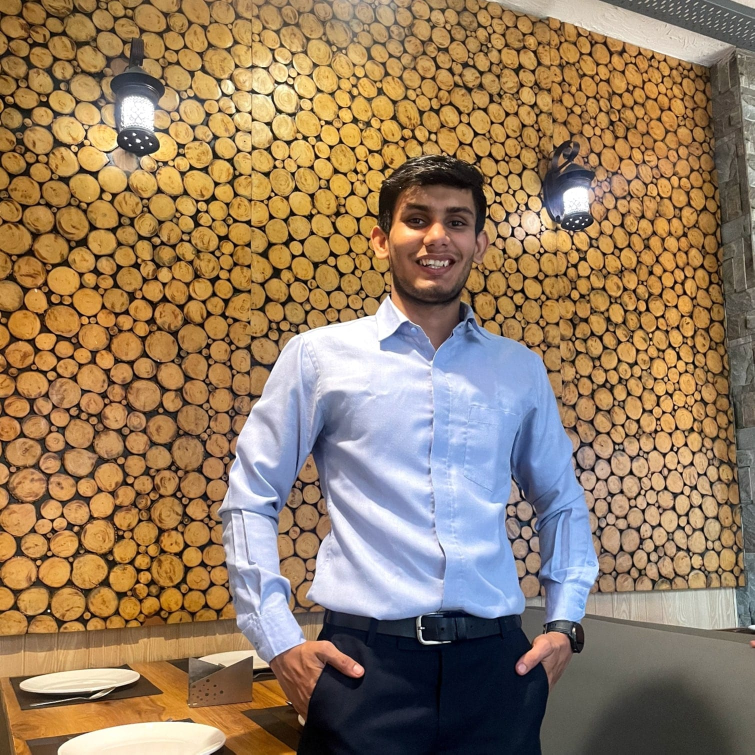
#> input picture tarun.jpeg, 1509 x 1509 px (shown at 1/2 size)
$ python opencv_Day_15.py
#> lines starting #> are read from the running program, lines starting #| are printed output that depends on the picture; after the words box and inside, x2 and y2 are one past the last pixel; in counts of white or black regions, pixels touching at a corner belong together
# Importing necessary libraries
import numpy as np
import cv2

# Function to be called when the trackbar positions change
def nothing(x):
    pass

# Create a named window with trackbars
cv2.namedWindow('Trackbar')

# Create trackbars for adjusting the lower and upper bounds of the HSV color space
cv2.createTrackbar('L_H', 'Trackbar', 0, 255, nothing)
#> slider 'L_H' is set to 51
cv2.createTrackbar('L_S', 'Trackbar', 0, 255, nothing)
#> slider 'L_S' is set to 51
cv2.createTrackbar('L_V', 'Trackbar', 0, 255, nothing)
#> slider 'L_V' is set to 51
cv2.createTrackbar('U_H', 'Trackbar', 255, 255, nothing)
cv2.createTrackbar('U_S', 'Trackbar', 255, 255, nothing)
cv2.createTrackbar('U_V', 'Trackbar', 255, 255, nothing)

# Main loop for continuously updating the image based on trackbar positions
while True:
    # Read the image
    img = cv2.imread('tarun.jpeg')
#> img is the input picture: shape (1509, 1509, 3); mean B, G, R 97.3, 123.5, 147.8
    # Resize the image to a smaller size (255x255 pixels)
    img = cv2.resize(img, (255, 255))
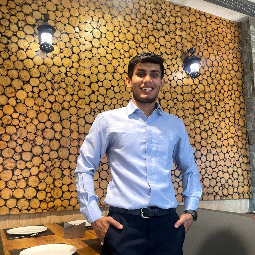
#> img: shape (255, 255, 3); mean B, G, R 97.2, 123.4, 147.7
    # Convert the image to the HSV color space
    hsv = cv2.cvtColor(img, cv2.COLOR_BGR2HSV)
#> hsv: shape (255, 255, 3); mean H, S, V 38.8, 118.8, 157

    # Get the current positions of the trackbars
    L_H = cv2.getTrackbarPos('L_H', 'Trackbar')
    L_S = cv2.getTrackbarPos('L_S', 'Trackbar')
    L_V = cv2.getTrackbarPos('L_V', 'Trackbar')
    U_H = cv2.getTrackbarPos('U_H', 'Trackbar')
    U_S = cv2.getTrackbarPos('U_S', 'Trackbar')
    U_V = cv2.getTrackbarPos('U_V', 'Trackbar')

    # Define the lower and upper bounds of the HSV color range
    lower_color = np.array([L_H, L_S, L_V])
    upper_color = np.array([U_H, U_S, U_V])

    # Create a mask to isolate the color range
    mask = cv2.inRange(hsv, lower_color, upper_color)
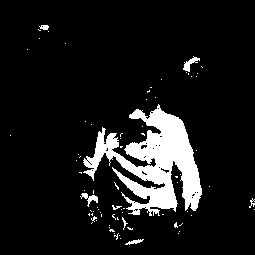
#> mask: shape (255, 255); 9.9% white; 76 white regions (68 under 20 px), largest, box (x1, y1, x2, y2) and area: (83, 104, 202, 216) 5854, (183, 56, 200, 72) 104, (80, 193, 98, 207) 97

    # Apply the mask to the original image using bitwise AND operation
    res = cv2.bitwise_and(img, img, mask=mask)
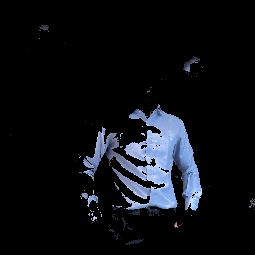
#> res: shape (255, 255, 3); mean B, G, R 19.4, 15, 12.9

    # Display the original image, the mask, and the result
    cv2.imshow('original_frame', img)
    cv2.imshow('mask_frame', mask)
    cv2.imshow('result_frame', res)

    # Wait for a key event (Escape key) to break out of the loop
    key = cv2.waitKey(1)
#> (key Esc is pressed here)
    if key == 27:
        break

# Close all OpenCV windows
cv2.destroyAllWindows()

$ run again, with nitin.jpeg copied over tarun.jpeg
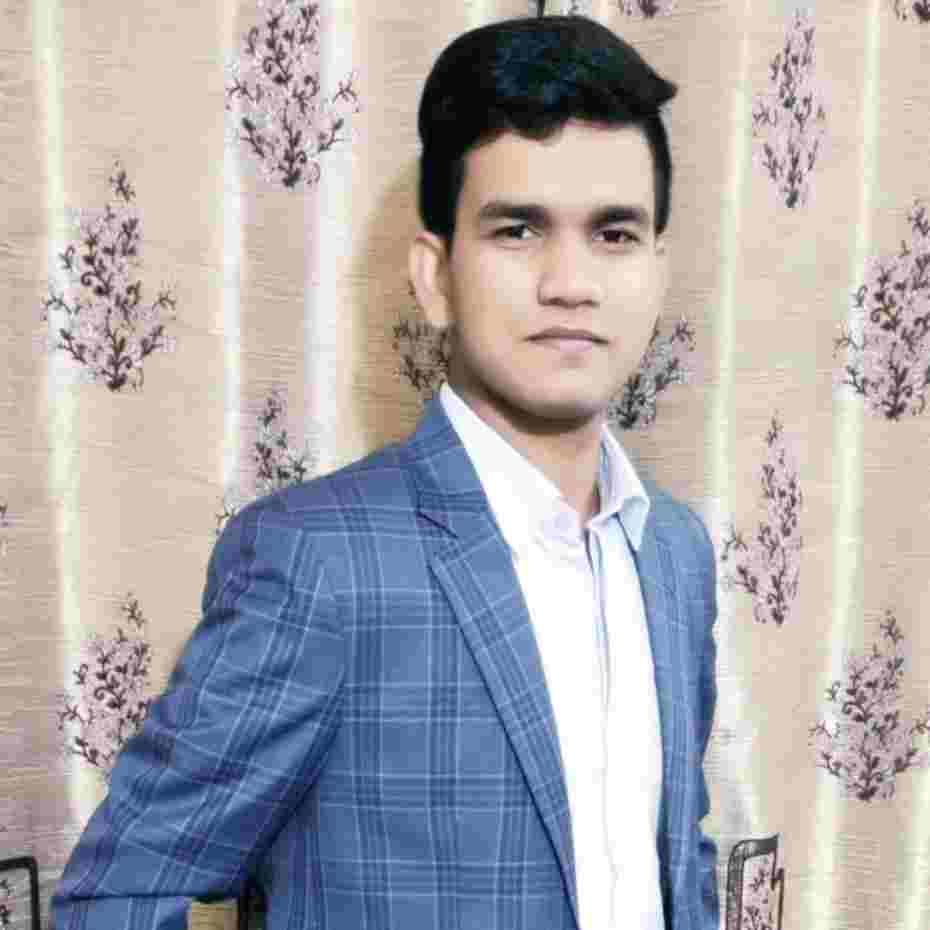
#> input picture nitin.jpeg, 930 x 930 px
#> img is the input picture: shape (930, 930, 3); mean B, G, R 173.4, 169.1, 172.7
#> img: shape (255, 255, 3)
#> hsv: shape (255, 255, 3); mean H, S, V 57.4, 54.4, 190.8
#> `mask = cv2.inRange(hsv, lower_color, upper_color)`:
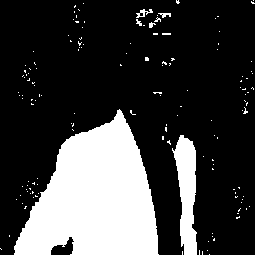
#> mask: shape (255, 255); 24.4% white; 143 white regions (137 under 20 px), largest, box (x1, y1, x2, y2) and area: (14, 109, 159, 255) 13434, (172, 135, 197, 255) 1853, (136, 9, 153, 18) 64, (158, 13, 171, 18) 37, (149, 22, 156, 28) 24, (136, 19, 142, 26) 23
#> `res = cv2.bitwise_and(img, img, mask=mask)`:
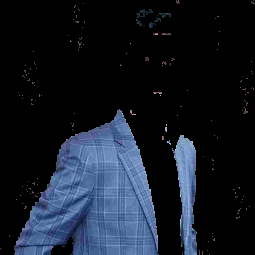
#> res: shape (255, 255, 3); mean B, G, R 37.6, 26.7, 20.3

$ run again, with sample.jpeg copied over tarun.jpeg
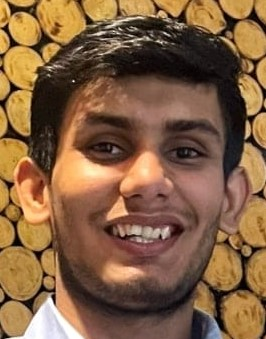
#> input picture sample.jpeg, 266 x 339 px
#> img is the input picture: shape (339, 266, 3); mean B, G, R 66.2, 96, 130.8
#> `img = cv2.resize(img, (255, 255))`:
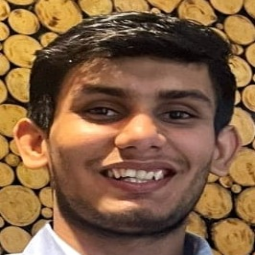
#> img: shape (255, 255, 3); mean B, G, R 66.1, 95.9, 130.6
#> hsv: shape (255, 255, 3); mean H, S, V 18.1, 126, 130.8
#> `mask = cv2.inRange(hsv, lower_color, upper_color)`:
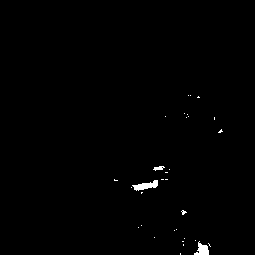
#> mask: shape (255, 255); 0.58% white; 32 white regions (29 under 20 px), largest, box (x1, y1, x2, y2) and area: (132, 180, 158, 191) 148, (194, 241, 209, 255) 121, (153, 166, 165, 171) 35
